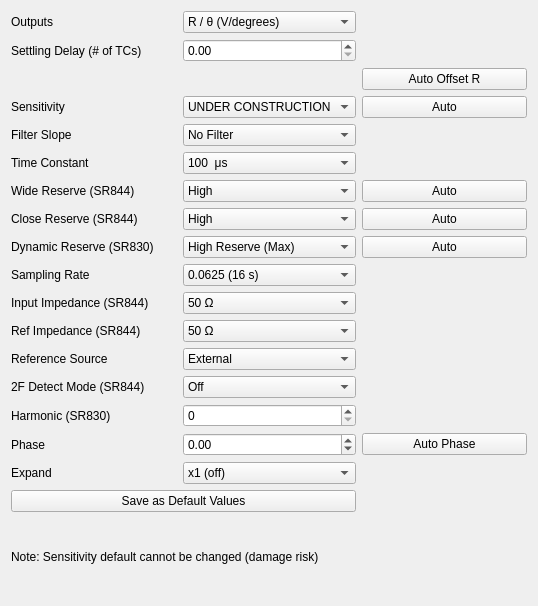
             <widget class="QWidget" name="scrollAreaWidgetContents_2">
              <property name="geometry">
               <rect>
                <x>0</x>
                <y>0</y>
                <width>538</width>
                <height>606</height>
               </rect>
              </property>
              <layout class="QGridLayout" name="gridLayout">
               <item row="3" column="0">
                <widget class="QLabel" name="label_2">
                 <property name="text">
                  <string>Outputs</string>
                 </property>
                </widget>
               </item>
               <item row="11" column="2">
                <widget class="QPushButton" name="auto_creserve_btn">
                 <property name="text">
                  <string>Auto</string>
                 </property>
                </widget>
               </item>
               <item row="14" column="1">
                <widget class="CustomComboBox" name="input_impedance_cbx">
                 <item>
                  <property name="text">
                   <string>50 Ω</string>
                  </property>
                 </item>
                 <item>
                  <property name="text">
                   <string>1 MΩ / 30 pF</string>
                  </property>
                 </item>
                </widget>
               </item>
               <item row="19" column="1">
                <widget class="CustomDoubleSpinBox" name="phase_spbx">
                 <property name="keyboardTracking">
                  <bool>false</bool>
                 </property>
                 <property name="minimum">
                  <double>-180.000000000000000</double>
                 </property>
                 <property name="maximum">
                  <double>180.000000000000000</double>
                 </property>
                </widget>
               </item>
               <item row="18" column="0">
                <widget class="QLabel" name="label_20">
                 <property name="text">
                  <string>Harmonic (SR830)</string>
                 </property>
                </widget>
               </item>
               <item row="12" column="1">
                <widget class="CustomComboBox" name="dynamic_reserve_cbx">
                 <item>
                  <property name="text">
                   <string>High Reserve (Max)</string>
                  </property>
                 </item>
                 <item>
                  <property name="text">
                   <string>Normal</string>
                  </property>
                 </item>
                 <item>
                  <property name="text">
                   <string>Low Noise (Min)</string>
                  </property>
                 </item>
                </widget>
               </item>
               <item row="12" column="2">
                <widget class="QPushButton" name="auto_dyn_reserve_btn">
                 <property name="text">
                  <string>Auto</string>
                 </property>
                </widget>
               </item>
               <item row="21" column="0" colspan="2">
                <widget class="QPushButton" name="save_as_dflt_btn">
                 <property name="text">
                  <string>Save as Default Values</string>
                 </property>
                </widget>
               </item>
               <item row="11" column="1">
                <widget class="CustomComboBox" name="close_reserve_cbx">
                 <item>
                  <property name="text">
                   <string>High</string>
                  </property>
                 </item>
                 <item>
                  <property name="text">
                   <string>Normal</string>
                  </property>
                 </item>
                 <item>
                  <property name="text">
                   <string>Low Noise</string>
                  </property>
                 </item>
                 <item>
                  <property name="text">
                   <string>Auto</string>
                  </property>
                 </item>
                </widget>
               </item>
               <item row="9" column="0">
                <widget class="QLabel" name="label_4">
                 <property name="text">
                  <string>Time Constant</string>
                 </property>
                </widget>
               </item>
               <item row="6" column="1">
                <widget class="CustomComboBox" name="sensitivity_cbx">
                 <item>
                  <property name="text">
                   <string>UNDER CONSTRUCTION</string>
                  </property>
                 </item>
                </widget>
               </item>
               <item row="13" column="0">
                <widget class="QLabel" name="label_5">
                 <property name="text">
                  <string>Sampling Rate</string>
                 </property>
                </widget>
               </item>
               <item row="8" column="0">
                <widget class="QLabel" name="label_15">
                 <property name="text">
                  <string>Filter Slope</string>
                 </property>
                </widget>
               </item>
               <item row="5" column="2">
                <widget class="QPushButton" name="auto_offset_btn">
                 <property name="text">
                  <string>Auto Offset R</string>
                 </property>
                </widget>
               </item>
               <item row="19" column="0">
                <widget class="QLabel" name="label_11">
                 <property name="text">
                  <string>Phase</string>
                 </property>
                </widget>
               </item>
               <item row="14" column="0">
                <widget class="QLabel" name="label_6">
                 <property name="text">
                  <string>Input Impedance (SR844)</string>
                 </property>
                </widget>
               </item>
               <item row="15" column="0">
                <widget class="QLabel" name="label_9">
                 <property name="text">
                  <string>Ref Impedance (SR844)</string>
                 </property>
                </widget>
               </item>
               <item row="20" column="0">
                <widget class="QLabel" name="label_8">
                 <property name="text">
                  <string>Expand</string>
                 </property>
                </widget>
               </item>
               <item row="17" column="1">
                <widget class="CustomComboBox" name="sr844_harmonic_cbx">
                 <item>
                  <property name="text">
                   <string>Off</string>
                  </property>
                 </item>
                 <item>
                  <property name="text">
                   <string>On</string>
                  </property>
                 </item>
                </widget>
               </item>
               <item row="10" column="0">
                <widget class="QLabel" name="label">
                 <property name="text">
                  <string>Wide Reserve (SR844)</string>
                 </property>
                </widget>
               </item>
               <item row="11" column="0">
                <widget class="QLabel" name="label_7">
                 <property name="text">
                  <string>Close Reserve (SR844)</string>
                 </property>
                </widget>
               </item>
               <item row="3" column="1">
                <widget class="CustomComboBox" name="outputs_cbx">
                 <item>
                  <property name="text">
                   <string>R / θ (V/degrees)</string>
                  </property>
                 </item>
                 <item>
                  <property name="text">
                   <string>X / Y</string>
                  </property>
                 </item>
                 <item>
                  <property name="text">
                   <string>Aux In 1</string>
                  </property>
                 </item>
                 <item>
                  <property name="text">
                   <string>Manual</string>
                  </property>
                 </item>
                </widget>
               </item>
               <item row="20" column="1">
                <widget class="CustomComboBox" name="expand_cbx">
                 <item>
                  <property name="text">
                   <string>x1 (off)</string>
                  </property>
                 </item>
                 <item>
                  <property name="text">
                   <string>x10</string>
                  </property>
                 </item>
                 <item>
                  <property name="text">
                   <string>x100</string>
                  </property>
                 </item>
                </widget>
               </item>
               <item row="12" column="0">
                <widget class="QLabel" name="label_18">
                 <property name="text">
                  <string>Dynamic Reserve (SR830)</string>
                 </property>
                </widget>
               </item>
               <item row="8" column="1">
                <widget class="CustomComboBox" name="filter_slope_cbx">
                 <item>
                  <property name="text">
                   <string>No Filter</string>
                  </property>
                 </item>
                 <item>
                  <property name="text">
                   <string>6 dB/Octave</string>
                  </property>
                 </item>
                 <item>
                  <property name="text">
                   <string>12 dB/Octave</string>
                  </property>
                 </item>
                 <item>
                  <property name="text">
                   <string>18 dB/Octave</string>
                  </property>
                 </item>
                 <item>
                  <property name="text">
                   <string>24 dB/Octave</string>
                  </property>
                 </item>
                </widget>
               </item>
               <item row="9" column="1">
                <widget class="CustomComboBox" name="time_constant_cbx">
                 <item>
                  <property name="text">
                   <string>100  μs</string>
                  </property>
                 </item>
                 <item>
                  <property name="text">
                   <string>300  μs</string>
                  </property>
                 </item>
                 <item>
                  <property name="text">
                   <string>1     ms</string>
                  </property>
                 </item>
                 <item>
                  <property name="text">
                   <string>3     ms</string>
                  </property>
                 </item>
                 <item>
                  <property name="text">
                   <string>10   ms</string>
                  </property>
                 </item>
                 <item>
                  <property name="text">
                   <string>30   ms</string>
                  </property>
                 </item>
                 <item>
                  <property name="text">
                   <string>100 ms</string>
                  </property>
                 </item>
                 <item>
                  <property name="text">
                   <string>300 ms</string>
                  </property>
                 </item>
                 <item>
                  <property name="text">
                   <string>1        s</string>
                  </property>
                 </item>
                 <item>
                  <property name="text">
                   <string>3        s</string>
                  </property>
                 </item>
                 <item>
                  <property name="text">
                   <string>10      s</string>
                  </property>
                 </item>
                 <item>
                  <property name="text">
                   <string>30      s</string>
                  </property>
                 </item>
                 <item>
                  <property name="text">
                   <string>100    s</string>
                  </property>
                 </item>
                 <item>
                  <property name="text">
                   <string>300    s</string>
                  </property>
                 </item>
                 <item>
                  <property name="text">
                   <string>1      ks</string>
                  </property>
                 </item>
                 <item>
                  <property name="text">
                   <string>3      ks</string>
                  </property>
                 </item>
                 <item>
                  <property name="text">
                   <string>10    ks</string>
                  </property>
                 </item>
                 <item>
                  <property name="text">
                   <string>30    ks</string>
                  </property>
                 </item>
                </widget>
               </item>
               <item row="15" column="1">
                <widget class="CustomComboBox" name="ref_impedance_cbx">
                 <item>
                  <property name="text">
                   <string>50 Ω</string>
                  </property>
                 </item>
                 <item>
                  <property name="text">
                   <string>10 kΩ / 40 pF</string>
                  </property>
                 </item>
                </widget>
               </item>
               <item row="10" column="2">
                <widget class="QPushButton" name="auto_wreserve_btn">
                 <property name="text">
                  <string>Auto</string>
                 </property>
                </widget>
               </item>
               <item row="22" column="0" colspan="2">
                <widget class="QLabel" name="label_12">
                 <property name="text">
                  <string>Note: Sensitivity default cannot be changed (damage risk)</string>
                 </property>
                </widget>
               </item>
               <item row="10" column="1">
                <widget class="CustomComboBox" name="wide_reserve_cbx">
                 <item>
                  <property name="text">
                   <string>High</string>
                  </property>
                 </item>
                 <item>
                  <property name="text">
                   <string>Normal</string>
                  </property>
                 </item>
                 <item>
                  <property name="text">
                   <string>Low Noise</string>
                  </property>
                 </item>
                </widget>
               </item>
               <item row="16" column="0">
                <widget class="QLabel" name="label_10">
                 <property name="text">
                  <string>Reference Source</string>
                 </property>
                </widget>
               </item>
               <item row="6" column="2">
                <widget class="QPushButton" name="auto_sens_btn">
                 <property name="text">
                  <string>Auto</string>
                 </property>
                </widget>
               </item>
               <item row="17" column="0">
                <widget class="QLabel" name="label_19">
                 <property name="text">
                  <string>2F Detect Mode (SR844)</string>
                 </property>
                </widget>
               </item>
               <item row="18" column="1">
                <widget class="CustomSpinBox" name="harmonic_spbx">
                 <property name="keyboardTracking">
                  <bool>false</bool>
                 </property>
                </widget>
               </item>
               <item row="6" column="0">
                <widget class="QLabel" name="label_3">
                 <property name="text">
                  <string>Sensitivity</string>
                 </property>
                </widget>
               </item>
               <item row="19" column="2">
                <widget class="QPushButton" name="auto_phase_btn">
                 <property name="text">
                  <string>Auto Phase</string>
                 </property>
                </widget>
               </item>
               <item row="16" column="1">
                <widget class="CustomComboBox" name="ref_source_cbx">
                 <item>
                  <property name="text">
                   <string>External</string>
                  </property>
                 </item>
                 <item>
                  <property name="text">
                   <string>Internal</string>
                  </property>
                 </item>
                </widget>
               </item>
               <item row="13" column="1">
                <widget class="CustomComboBox" name="sampling_rate_cbx">
                 <item>
                  <property name="text">
                   <string>0.0625 (16 s)</string>
                  </property>
                 </item>
                 <item>
                  <property name="text">
                   <string>0.125 (8 s)</string>
                  </property>
                 </item>
                 <item>
                  <property name="text">
                   <string>0.250 (4 s)</string>
                  </property>
                 </item>
                 <item>
                  <property name="text">
                   <string>0.500 (2 s)</string>
                  </property>
                 </item>
                 <item>
                  <property name="text">
                   <string>1</string>
                  </property>
                 </item>
                 <item>
                  <property name="text">
                   <string>2</string>
                  </property>
                 </item>
                 <item>
                  <property name="text">
                   <string>4</string>
                  </property>
                 </item>
                 <item>
                  <property name="text">
                   <string>8</string>
                  </property>
                 </item>
                 <item>
                  <property name="text">
                   <string>16</string>
                  </property>
                 </item>
                 <item>
                  <property name="text">
                   <string>32</string>
                  </property>
                 </item>
                 <item>
                  <property name="text">
                   <string>64</string>
                  </property>
                 </item>
                 <item>
                  <property name="text">
                   <string>128</string>
                  </property>
                 </item>
                 <item>
                  <property name="text">
                   <string>256</string>
                  </property>
                 </item>
                 <item>
                  <property name="text">
                   <string>512</string>
                  </property>
                 </item>
                 <item>
                  <property name="text">
                   <string>Trigger</string>
                  </property>
                 </item>
                </widget>
               </item>
               <item row="4" column="0">
                <widget class="QLabel" name="label_49">
                 <property name="text">
                  <string>Settling Delay (# of TCs)</string>
                 </property>
                </widget>
               </item>
               <item row="4" column="1">
                <widget class="CustomDoubleSpinBox" name="lockin_delay_scale_spbx">
                 <property name="keyboardTracking">
                  <bool>false</bool>
                 </property>
                </widget>
               </item>
              </layout>
             </widget>
